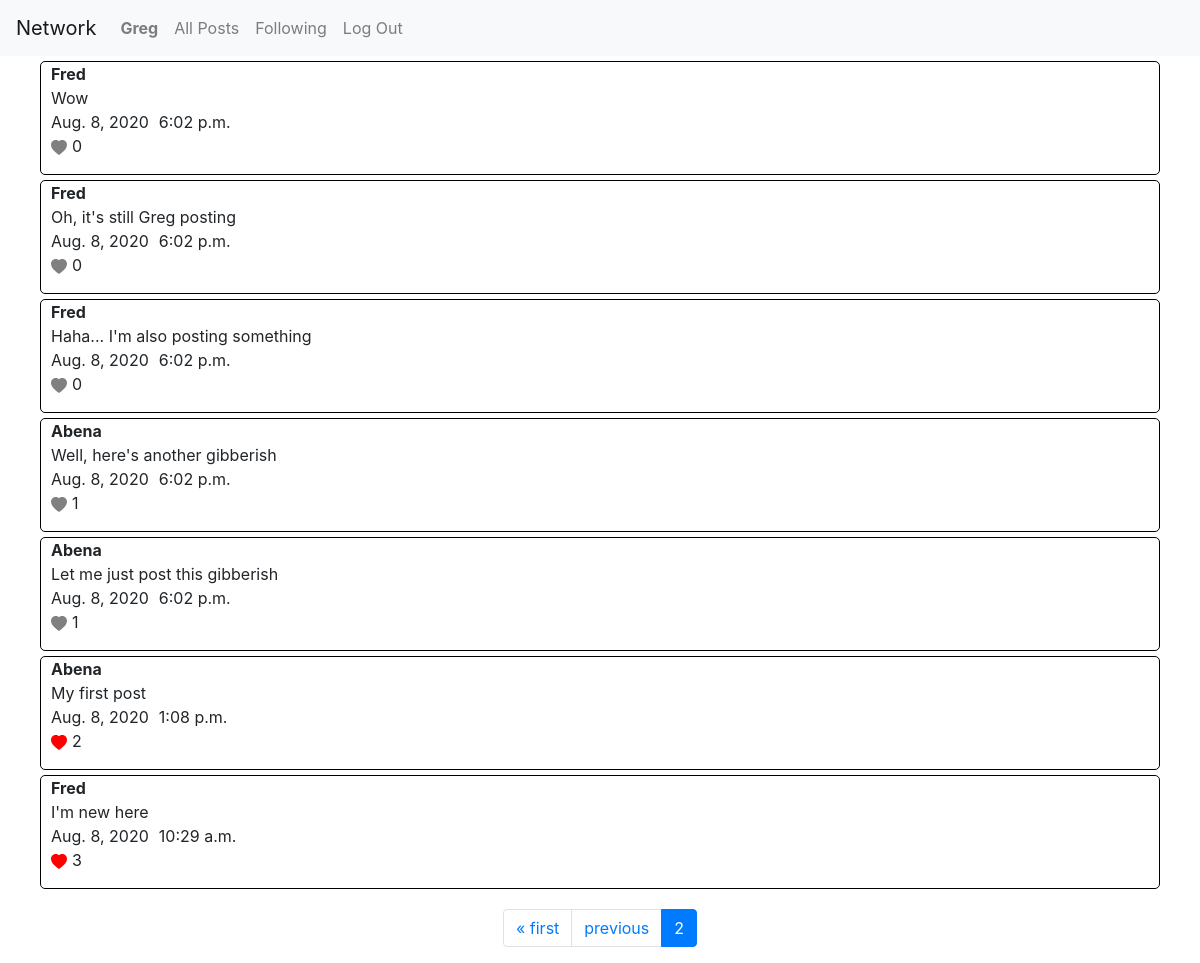
Page /following?page=2 (signed in) on the committed database.
### network/models.py (models this page shows, shortened)
class User(AbstractUser):
    pass

class Post(models.Model):
    user = models.ForeignKey(User, on_delete=models.CASCADE)
    post = models.CharField(max_length=1000)
    date = models.DateField()
    time = models.TimeField()

### network/views.py (the view)
# urls.py: path("following", views.following, name="following"),
@login_required
def following(request):
    u = User.objects.get(username=request.user)
    p = Post.objects.all()
    f_users = u.following.all()
    posts = Post.objects.filter(user__followers__follow=u).order_by('-id')
    paginator = Paginator(posts, 10)
    page_number = request.GET.get('page')
    posts = paginator.get_page(page_number)
    return render(request, "network/following.html", {
        "posts":posts
    })

### network/templatetags/custom_template_tags.py (called while the page is built)
@register.simple_tag
def post_liker(a, args):
    if args.likes.filter(user=a).exists():
        exists = True
    else:
        exists = False
    return exists

### network/templates/network/following.html (shortened to what this page needs)
{% extends "network/layout.html" %}
{% load custom_template_tags %}
{% block body %}
    <div class="post-main">
        {% for i in posts %}
            <div class="post-container">
                <div class="title-post">
                    <div class="title">{{ i.user|title }}</div>
                    <div class="post"> {{ i.post }} </div>
                </div>
                <div class="date-time">
                    <div class="date">{{ i.date }} </div>
                    <div class="time"> {{ i.time }} </div>
                </div>
                <div class="like">
                    <a class="like-link" id="like-{{ i.id }}" data-id="{{ i.id }}">
                        {% post_liker request.user i as likee %}
                        {% if likee == False %}
                        <svg id="b-{{ i.id }}" class="like-btn" width="1em" height="1em" viewBox="0 0 16 16" class="bi bi-heart-fill" fill="grey" xmlns="http://www.w3.org/2000/svg">
                            <path fill-rule="evenodd" d="M8 1.314C12.438-3.248 23.534 4.735 8 15-7.534 4.736 3.562-3.248 8 1.314z"/>
                        </svg>
                        {% else %}
                        <svg id="b-{{ i.id }}" class="like-btn" width="1em" height="1em" viewBox="0 0 16 16" class="bi bi-heart-fill" fill="red" xmlns="http://www.w3.org/2000/svg">
                            <path fill-rule="evenodd" d="M8 1.314C12.438-3.248 23.534 4.735 8 15-7.534 4.736 3.562-3.248 8 1.314z"/>
                        </svg>
                        {% endif %}
                    </a>
                    <p id="num-likes-{{ i.id }}" class="num-likes"> {{ i.likes.count}} </p>
                </div>
            </div>
        {% endfor %}
    </div>
    <nav class="page-nav" aria-label="Page navigation example">
        <ul class="pagination">
            {% if posts.has_previous %}
                <li class="page-item"><a class="page-link" href="?page=1">&laquo; first</a></li>
                <li class="page-item"><a class="page-link" href="?page={{ posts.previous_page_number }}">previous</a></li>
            {% endif %}
                <li class="page-item active" aria-current="page">
                    <a class="page-link" href="?page={{ posts.number }}">{{ posts.number }} <span class="sr-only">(current)</span></a>
                </li>
        </ul>
    </nav>
{% endblock %}

### network/templates/network/layout.html (shortened to what this page needs)
{% load static %}
<!DOCTYPE html>
<html lang="en">
    <head>
        <link rel="stylesheet" href="https://stackpath.bootstrapcdn.com/bootstrap/4.4.1/css/bootstrap.min.css">
        <link href="{% static 'network/styles.css' %}" rel="stylesheet">
    </head>
    <body>
        <nav class="navbar navbar-expand-lg navbar-light bg-light">
            <a class="navbar-brand" href="{% url 'index' %}">Network</a>
            <div>
              <ul class="navbar-nav mr-auto">
                {% if user.is_authenticated %}
                    <li class="nav-item">
                        <a class="nav-link" href="{% url 'profile' %}"><strong>{{ user.username|title }}</strong></a>
                    </li>
                {% endif %}
                <li class="nav-item">
                  <a class="nav-link" href="{% url 'index' %}">All Posts</a>
                </li>
                {% if user.is_authenticated %}
                    <li class="nav-item">
                        <a class="nav-link" href="{% url 'following' %}">Following</a>
                    </li>
                    <li class="nav-item">
                        <a class="nav-link" href="{% url 'logout' %}">Log Out</a>
                    </li>
                {% endif %}
              </ul>
            </div>
          </nav>
        <div class="body">
            {% block body %}
            {% endblock %}
        </div>
    </body>
</html>

### network/static/network/styles.css (style rules this page uses)
.post-container { border: 1px solid black; margin-left: 40px; margin-right: 40px; margin-top: 5px; margin-bottom: 5px; border-radius: 5px; }
.post-container .title-post { margin-left: 10px; }
.post-container .title-post .title { font-weight: bold; }
.post-container .date-time { margin-left: 10px; display: flex; }
.post-container .date-time .date { margin-right: 10px; }
.post-container .like { margin-left: 10px; display: flex; }
.post-container .like .like-btn { margin-right: 5px; }
.page-nav { display: flex; justify-content: center; margin-top: 20px; }

### rows in the picture
User: username "Greg"
Post: user "Fred", post "Wow", date "Aug. 8, 2020", time "6:02 p.m.", likes.count "0"
Post: user "Fred", post "Oh, it's still Greg posting", date "Aug. 8, 2020", time "6:02 p.m.", likes.count "0"
Post: user "Fred", post "Haha... I'm also posting something", date "Aug. 8, 2020", time "6:02 p.m.", likes.count "0"
Post: user "Abena", post "Well, here's another gibberish", date "Aug. 8, 2020", time "6:02 p.m.", likes.count "1"
Post: user "Abena", post "Let me just post this gibberish", date "Aug. 8, 2020", time "6:02 p.m.", likes.count "1"
Post: user "Abena", post "My first post", date "Aug. 8, 2020", time "1:08 p.m.", likes.count "2"
Post: user "Fred", post "I'm new here", date "Aug. 8, 2020", time "10:29 a.m.", likes.count "3"

### other values in the picture
{{ posts.number }} "2"
